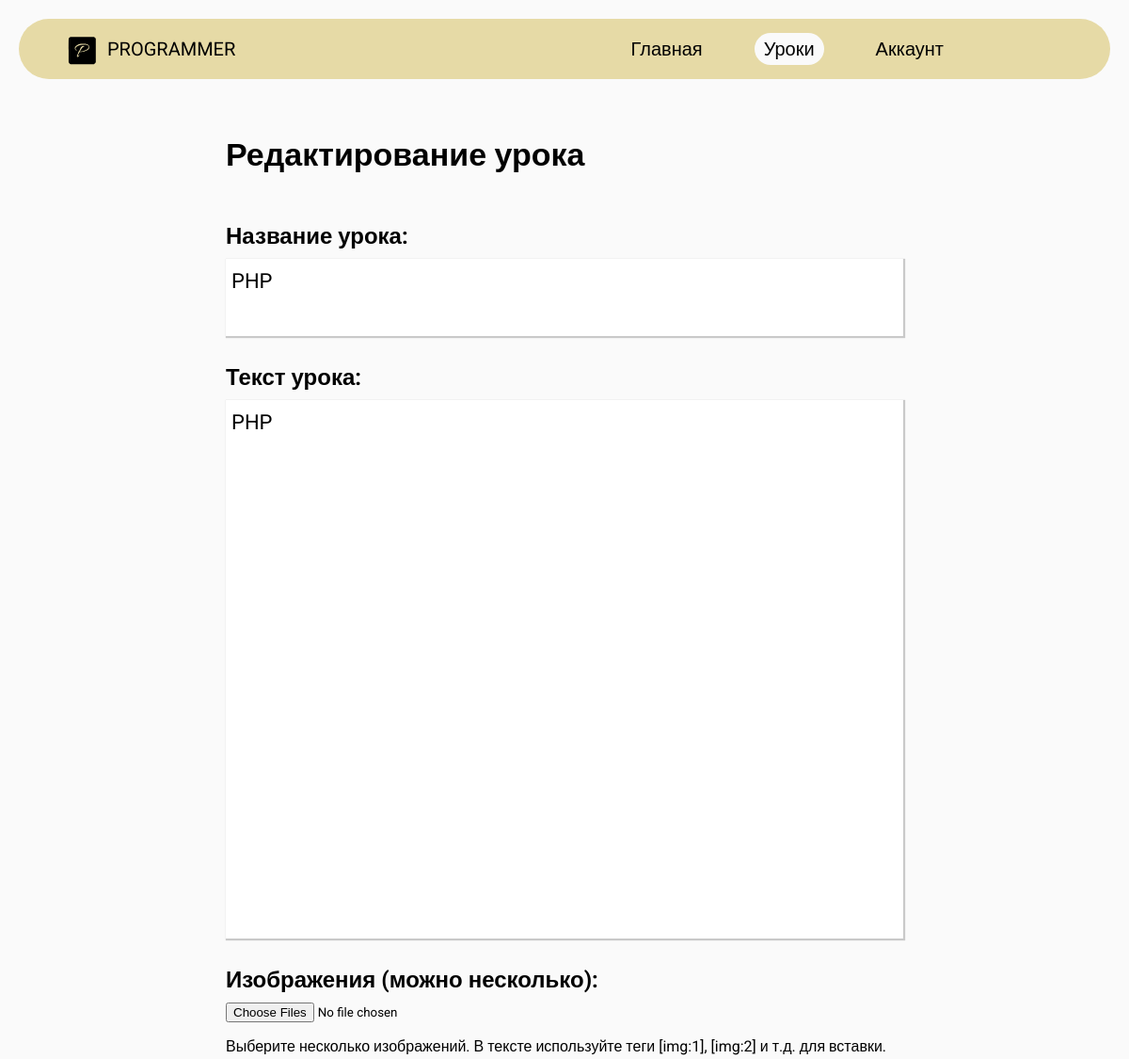
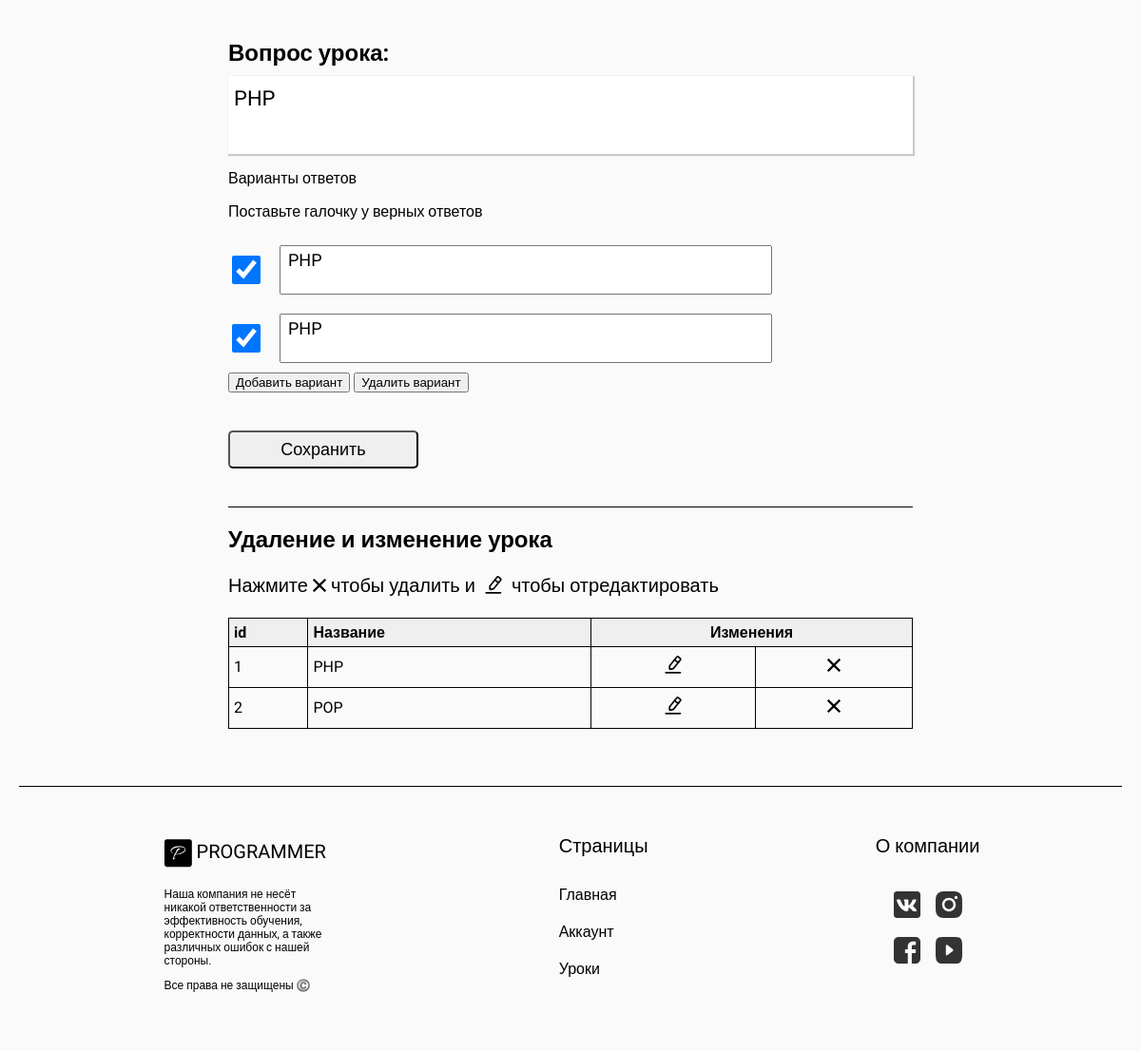
The page /lessonedit/1 on the database its author committed (2 pictures, top to bottom).
### app.py (models this page shows)
class Lessons(db.Model):
    __tablename__ = 'lessons'
    id = db.Column(db.Integer, primary_key=True)
    title = db.Column(db.String(100), nullable=False)
    text = db.Column(db.Text, nullable=False)
    questions = db.relationship('Questions', backref='lesson', lazy=True)
    passed = db.relationship('UsersPassed', backref='lesson', lazy=True)

class Questions(db.Model):
    __tablename__ = 'questions'
    id = db.Column(db.Integer, primary_key=True)
    question = db.Column(db.String(300), nullable=False)
    answers = db.Column(db.Text, nullable=False)
    isCorrect = db.Column(db.Text, nullable=False)
    lesson_id = db.Column(db.Integer, db.ForeignKey('lessons.id'), nullable=False)

### app.py (the view)
@app.route('/lessonedit/<int:lesson_id>', methods=['GET','POST'])
def lessonedit(lesson_id):
    lesson = Lessons.query.get_or_404(lesson_id)
    lessons = Lessons.query.all()
    questions = Questions.query.filter_by(lesson_id=lesson_id).all()
    for question in questions:
        question.answer_load = json.loads(question.answers)
        question.isCorrect_load = json.loads(question.isCorrect)
    return render_template('lessonedit.html', active_page='lessons', lesson=lesson, question=questions, lessons=lessons)

### templates/lessonedit.html (shortened to what this page needs)
{% extends 'pattern.html' %}
{% block main %}
    <div class="interactions">
        <form method="post" class="interactions-form" enctype="multipart/form-data">
            <h1 class="interactions-form-title">Редактирование урока</h1>
            <div class="interactions-form-group">
                <label for="lesson-title" class="interactions-form-group-label">Название урока:</label>
                <textarea name="lesson-title" class="interactions-form-group-input" required>{{ lesson.title }}</textarea>
            </div>
            <div class="interactions-form-group">
                <label for="lesson-text" class="interactions-form-group-label">Текст урока:</label>
                <textarea name="lesson-text" class="interactions-form-group-input" required>{{ lesson.text }}</textarea>
            </div>
            <div class="interactions-form-group">
                <label for="lesson-images" class="interactions-form-group-label">Изображения (можно несколько):</label>
                <input type="file" name="lesson-images" id="lesson-images" multiple accept="image/*" onchange="previewImages()">
                <p class="interactions-form-group-description">Выберите несколько изображений.  В тексте используйте теги [img:1], [img:2] и т.д. для вставки.</p>
            </div>
            <div class="interactions-form-group">
                <label for="lesson-questions" class="interactions-form-group-label">Вопрос урока:</label>
                <textarea name="lesson-questions" class="interactions-form-group-input">{% for question in question %}{{ question.question }}{% endfor %}</textarea>
                <div class="interactions-form-questions">
                    <p class="interactions-form-questions-title">Варианты ответов</p>
                    <p class="interactions-form-questions-title">Поставьте галочку у верных ответов</p>
                    <div class="interactions-form-questions-options" id="answer-options">
                        {% for question in question %}
                            {% for answer in question.answer_load %}
                            <div class="interactions-form-questions-elem">
                                <input type="checkbox" name="is-correct" class="interactions-form-questions-elem-check" value="{{  loop.index|string }}" {% if loop.index|string in question.isCorrect_load %}checked{% endif %}>
                                <textarea type="text" name="answer-text" class="interactions-form-questions-elem-input" value="{{ answer }}">{{ answer }}</textarea><br>
                            </div>
                            {% endfor %}
                        {% endfor %}
                    </div>
                    <button type="button" id="add-answer" onclick="addAnswer()">Добавить вариант</button>
                    <button type="button" onclick="removeAnswer()">Удалить вариант</button>
                </div>
            </div>
            <div class="interactions-form-group-btns">
                <button type="submit" class="interactions-form-group-btns-btn" id="editor-btn-submit">Сохранить</button>
            </div>
        </form>
        <div class="interactions-edit">
            <h2 class="interactions-delete-title">Удаление и изменение урока</h2>
            <p class="interactions-delete-text">Нажмите <img src="../static/img/x-symbol.svg" alt="" class="interactions-edit-xsymbol"> чтобы удалить и <img src="../static/img/pencil-edit.svg" alt="" class="interactions-edit-pencil"> чтобы отредактировать</p>
            <table class="interactions-edit-table">
                    <tr class="interactions-edit-table-str">
                        <td class="interactions-edit-table-str-title">id</td>
                        <td class="interactions-edit-table-str-title">Название</td>
                        <td class="interactions-edit-table-str-title" colspan="2">Изменения</td>
                    </tr>
                {% for lesson in lessons%}
                    <tr class="interactions-edit-table-str" id="interactions-edit-table-str{{lesson.id}}">
                        <td class="interactions-edit-table-str-id">{{ lesson.id }}</td>
                        <td class="interactions-edit-table-str-lesson">{{ lesson.title }}</td>
                        <td class="interactions-edit-table-str-edit"><a href="{{url_for('lessonedit', lesson_id=lesson.id)}}"> <img src="../static/img/pencil-edit.svg" alt="" class="interactions-edit-pencil"></a></td>
                        <td class="interactions-edit-table-str-btn"><button onclick="deleteLesson('{{lesson.id}}')"><img src="../static/img/x-symbol.svg" alt="" class="interactions-edit-xsymbol"></button></td>
                    </tr>
                {% endfor %}
            </table>
        </div>
    </div>
{% endblock %}

### static/css/main.css (style rules this page uses)
body { margin: 0; }
html { background-color: rgb(250, 250, 250); }
.interactions { width: 60%; margin: 60px auto; padding: 0 20px; }
.interactions .interactions-form .interactions-form-group:nth-of-type(2) .interactions-form-group-input { height: 550px; }
.interactions .interactions-form .interactions-form-title { font-size: 34px; }
.interactions .interactions-form .interactions-form-group { display: flex; flex-direction: column; }
.interactions .interactions-form .interactions-form-group .interactions-form-group-label { font-size: 24px; font-weight: bold; margin: 30px 0 10px 0; }
.interactions .interactions-form .interactions-form-group .interactions-form-group-input { border: 1px solid rgba(255, 255, 255, 0.2); box-shadow: 1px 1px 1px 1px rgba(0, 0, 0, 0.197); height: 60px; resize: none; font-size: 22px; padding: 10px 5px; }
.interactions .interactions-form .interactions-form-questions .interactions-form-questions-elem { display: flex; align-items: center; }
.interactions .interactions-form .interactions-form-questions .interactions-form-questions-elem .interactions-form-questions-elem-input { padding: 4px 8px; font-size: 18px; margin: 10px 0; width: 500px; resize: none; }
.interactions .interactions-form .interactions-form-questions .interactions-form-questions-elem .interactions-form-questions-elem-check { width: 30px; height: 30px; margin-right: 20px; }
.interactions .interactions-form .interactions-form-group-btns { display: flex; flex-direction: row; justify-content: space-between; margin: 40px 0; }
.interactions .interactions-form .interactions-form-group-btns .interactions-form-group-btns-btn { display: block; width: 200px; font-size: 18px; height: 40px; border-radius: 5px; cursor: pointer; }
.interactions .interactions-edit { border-top: 1px solid black; }
.interactions .interactions-edit .interactions-delete-text { font-size: 20px; display: flex; align-items: center; }
.interactions .interactions-edit .interactions-edit-xsymbol { width: 14px; margin: 0 5px; }
.interactions .interactions-edit .interactions-edit-pencil { width: 28px; margin: 0 5px; }
.interactions .interactions-edit .interactions-edit-table { width: 100%; border-collapse: collapse; }
.interactions .interactions-edit .interactions-edit-table .interactions-edit-table-str .interactions-edit-table-str-title { font-weight: bold; padding: 5px; background: #efefef; border: 1px solid black; }
.interactions .interactions-edit .interactions-edit-table .interactions-edit-table-str td { border: 1px solid black; padding: 5px; }
.interactions .interactions-edit .interactions-edit-table .interactions-edit-table-str td:nth-of-type(3), .interactions .interactions-edit .interactions-edit-table .interactions-edit-table-str td:nth-of-type(4) { text-align: center; }
.interactions .interactions-edit .interactions-edit-table .interactions-edit-table-str .interactions-edit-table-str-btn button { width: 100%; height: 100%; border: none; background-color: rgb(250, 250, 250); cursor: pointer; }

### templates/pattern.html (style rules this page uses)
* { font-family: "Roboto", sans-serif; }

### rows shown on the page
Lessons: lesson-title "PHP", lesson-text "PHP", id "1", title "PHP"
Questions: lesson-questions "PHP", answer_load "PHP" "PHP"
Lessons: id "2", title "POP"
